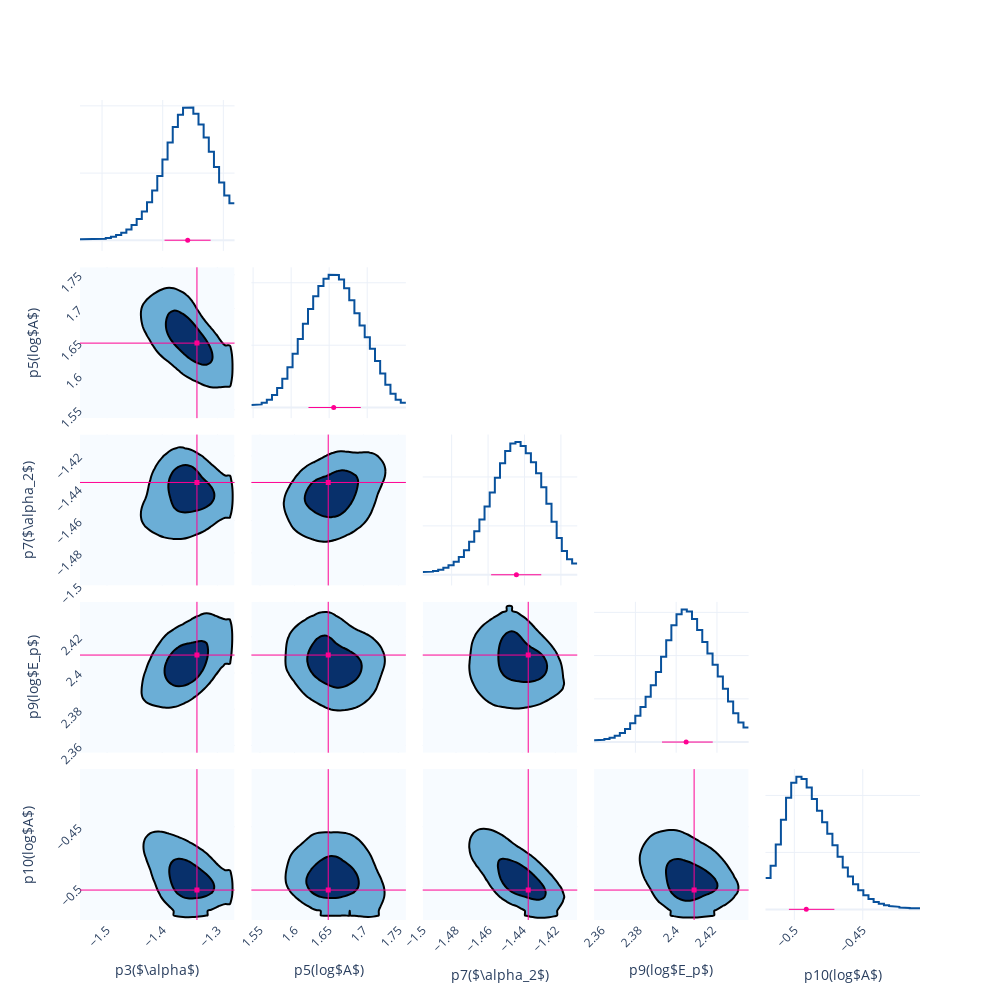

The notebook cell this image was saved under:
### Code cell
fig = Plot.post_corner(post, ploter='plotly')
fig.save(f'{savepath}/corner')

### Figure 1 — Plotly figure (JSON) as saved in the notebook; plotly's stock layout.template omitted (floating-point values rounded to 4 significant figures; data arrays with more than 128 entries replaced by an {"elided": "..."} marker saying what was removed)
{"data": [{"line": {"color": "#08519c", "width": 2}, "mode": "lines", "name": "p3($\\alpha$)", "showlegend": false, "type": "scatter", "x": [-1.536, -1.528, -1.528, -1.519, -1.519, -1.511, -1.511, -1.502, -1.502, -1.494, -1.494, -1.485, -1.485, -1.477, -1.477, -1.468, -1.468, -1.46, -1.46, -1.451, -1.451, -1.443, -1.443, -1.434, -1.434, -1.426, -1.426, -1.417, -1.417, -1.409, -1.409, -1.4, -1.4, -1.392, -1.392, -1.383, -1.383, -1.375, -1.375, -1.366, -1.366, -1.358, -1.358, -1.349, -1.349, -1.341, -1.341, -1.332, -1.332, -1.324, -1.324, -1.315, -1.315, -1.307, -1.307, -1.299, -1.299, -1.29, -1.29, -1.282], "xaxis": "x", "y": [0.0785, 0.0785, 0.07881, 0.07881, 0.08073, 0.08073, 0.09041, 0.09041, 0.119, 0.119, 0.176, 0.176, 0.2648, 0.2648, 0.3886, 0.3886, 0.5616, 0.5616, 0.8081, 0.8081, 1.149, 1.149, 1.59, 1.59, 2.14, 2.14, 2.826, 2.826, 3.699, 3.699, 4.78, 4.78, 6.011, 6.011, 7.273, 7.273, 8.428, 8.428, 9.338, 9.338, 9.855, 9.855, 9.874, 9.874, 9.414, 9.414, 8.619, 8.619, 7.649, 7.649, 6.585, 6.585, 5.447, 5.447, 4.303, 4.303, 3.33, 3.33, 2.761, 2.761], "yaxis": "y"}, {"line": {"color": "#08519c", "width": 2}, "mode": "lines", "name": "p5(log$A$)", "showlegend": false, "type": "scatter", "x": [1.548, 1.554, 1.554, 1.561, 1.561, 1.568, 1.568, 1.575, 1.575, 1.582, 1.582, 1.588, 1.588, 1.595, 1.595, 1.602, 1.602, 1.609, 1.609, 1.615, 1.615, 1.622, 1.622, 1.629, 1.629, 1.636, 1.636, 1.643, 1.643, 1.649, 1.649, 1.656, 1.656, 1.663, 1.663, 1.67, 1.67, 1.676, 1.676, 1.683, 1.683, 1.69, 1.69, 1.697, 1.697, 1.703, 1.703, 1.71, 1.71, 1.717, 1.717, 1.724, 1.724, 1.731, 1.731, 1.737, 1.737, 1.744, 1.744, 1.751], "xaxis": "x7", "y": [0.2056, 0.2056, 0.2569, 0.2569, 0.3826, 0.3826, 0.6203, 0.6203, 1.008, 1.008, 1.572, 1.572, 2.319, 2.319, 3.241, 3.241, 4.315, 4.315, 5.498, 5.498, 6.718, 6.718, 7.89, 7.89, 8.923, 8.923, 9.75, 9.75, 10.33, 10.33, 10.64, 10.64, 10.63, 10.63, 10.26, 10.26, 9.559, 9.559, 8.604, 8.604, 7.561, 7.561, 6.568, 6.568, 5.645, 5.645, 4.718, 4.718, 3.735, 3.735, 2.738, 2.738, 1.832, 1.832, 1.114, 1.114, 0.633, 0.633, 0.3967, 0.3967], "yaxis": "y7"}, {"colorscale": [[0, "rgb(247,251,255)"], [0.125, "rgb(222,235,247)"], [0.25, "rgb(198,219,239)"], [0.375, "rgb(158,202,225)"], [0.5, "rgb(107,174,214)"], [0.625, "rgb(66,146,198)"], [0.75, "rgb(33,113,181)"], [0.875, "rgb(8,81,156)"], [1, "rgb(8,48,107)"]], "contours": {"end": 0.004529, "size": 0.003377, "start": 0.001152}, "line": {"width": 2}, "name": "p3($\\alpha$)&p5(log$A$)", "ncontours": 2, "showlegend": false, "showscale": false, "type": "contour", "x": [-1.549, -1.541, -1.532, -1.524, -1.515, -1.507, -1.498, -1.49, -1.481, -1.473, -1.464, -1.456, -1.447, -1.439, -1.43, -1.422, -1.413, -1.405, -1.396, -1.388, -1.379, -1.371, -1.362, -1.354, -1.345, -1.337, -1.328, -1.32, -1.311, -1.303, -1.294, -1.286, -1.277, -1.269], "xaxis": "x6", "y": [1.538, 1.544, 1.551, 1.558, 1.565, 1.571, 1.578, 1.585, 1.592, 1.599, 1.605, 1.612, 1.619, 1.626, 1.632, 1.639, 1.646, 1.653, 1.659, 1.666, 1.673, 1.68, 1.687, 1.693, 1.7, 1.707, 1.714, 1.72, 1.727, 1.734, 1.741, 1.748, 1.754, 1.761], "yaxis": "y6", "z": {"elided": "34x34 float values"}}, {"line": {"color": "#08519c", "width": 2}, "mode": "lines", "name": "p7($\\alpha_2$)", "showlegend": false, "type": "scatter", "x": [-1.496, -1.493, -1.493, -1.49, -1.49, -1.487, -1.487, -1.485, -1.485, -1.482, -1.482, -1.479, -1.479, -1.476, -1.476, -1.473, -1.473, -1.47, -1.47, -1.468, -1.468, -1.465, -1.465, -1.462, -1.462, -1.459, -1.459, -1.456, -1.456, -1.453, -1.453, -1.451, -1.451, -1.448, -1.448, -1.445, -1.445, -1.442, -1.442, -1.439, -1.439, -1.436, -1.436, -1.434, -1.434, -1.431, -1.431, -1.428, -1.428, -1.425, -1.425, -1.422, -1.422, -1.42, -1.42, -1.417, -1.417, -1.414, -1.414, -1.411], "xaxis": "x13", "y": [0.5895, 0.5895, 0.6475, 0.6475, 0.7946, 0.7946, 1.06, 1.06, 1.449, 1.449, 1.965, 1.965, 2.661, 2.661, 3.641, 3.641, 5.001, 5.001, 6.771, 6.771, 8.904, 8.904, 11.32, 11.32, 13.97, 13.97, 16.82, 16.82, 19.83, 19.83, 22.81, 22.81, 25.32, 25.32, 26.85, 26.85, 27.12, 27.12, 26.31, 26.31, 24.84, 24.84, 22.99, 22.99, 20.74, 20.74, 17.91, 17.91, 14.51, 14.51, 10.86, 10.86, 7.503, 7.503, 4.873, 4.873, 3.157, 3.157, 2.335, 2.335], "yaxis": "y13"}, {"colorscale": [[0, "rgb(247,251,255)"], [0.125, "rgb(222,235,247)"], [0.25, "rgb(198,219,239)"], [0.375, "rgb(158,202,225)"], [0.5, "rgb(107,174,214)"], [0.625, "rgb(66,146,198)"], [0.75, "rgb(33,113,181)"], [0.875, "rgb(8,81,156)"], [1, "rgb(8,48,107)"]], "contours": {"end": 0.004145, "size": 0.00307, "start": 0.001074}, "line": {"width": 2}, "name": "p3($\\alpha$)&p7($\\alpha_2$)", "ncontours": 2, "showlegend": false, "showscale": false, "type": "contour", "x": [-1.549, -1.541, -1.532, -1.524, -1.515, -1.507, -1.498, -1.49, -1.481, -1.473, -1.464, -1.456, -1.447, -1.439, -1.43, -1.422, -1.413, -1.405, -1.396, -1.388, -1.379, -1.371, -1.362, -1.354, -1.345, -1.337, -1.328, -1.32, -1.311, -1.303, -1.294, -1.286, -1.277, -1.269], "xaxis": "x11", "y": [-1.5, -1.497, -1.494, -1.492, -1.489, -1.486, -1.483, -1.48, -1.477, -1.475, -1.472, -1.469, -1.466, -1.463, -1.461, -1.458, -1.455, -1.452, -1.449, -1.446, -1.444, -1.441, -1.438, -1.435, -1.432, -1.429, -1.427, -1.424, -1.421, -1.418, -1.415, -1.412, -1.41, -1.407], "yaxis": "y11", "z": {"elided": "34x34 float values"}}, {"colorscale": [[0, "rgb(247,251,255)"], [0.125, "rgb(222,235,247)"], [0.25, "rgb(198,219,239)"], [0.375, "rgb(158,202,225)"], [0.5, "rgb(107,174,214)"], [0.625, "rgb(66,146,198)"], [0.75, "rgb(33,113,181)"], [0.875, "rgb(8,81,156)"], [1, "rgb(8,48,107)"]], "contours": {"end": 0.003595, "size": 0.002656, "start": 0.0009387}, "line": {"width": 2}, "name": "p5(log$A$)&p7($\\alpha_2$)", "ncontours": 2, "showlegend": false, "showscale": false, "type": "contour", "x": [1.538, 1.544, 1.551, 1.558, 1.565, 1.571, 1.578, 1.585, 1.592, 1.599, 1.605, 1.612, 1.619, 1.626, 1.632, 1.639, 1.646, 1.653, 1.659, 1.666, 1.673, 1.68, 1.687, 1.693, 1.7, 1.707, 1.714, 1.72, 1.727, 1.734, 1.741, 1.748, 1.754, 1.761], "xaxis": "x12", "y": [-1.5, -1.497, -1.494, -1.492, -1.489, -1.486, -1.483, -1.48, -1.477, -1.475, -1.472, -1.469, -1.466, -1.463, -1.461, -1.458, -1.455, -1.452, -1.449, -1.446, -1.444, -1.441, -1.438, -1.435, -1.432, -1.429, -1.427, -1.424, -1.421, -1.418, -1.415, -1.412, -1.41, -1.407], "yaxis": "y12", "z": {"elided": "34x34 float values"}}, {"line": {"color": "#08519c", "width": 2}, "mode": "lines", "name": "p9(log$E_p$)", "showlegend": false, "type": "scatter", "x": [2.36, 2.362, 2.362, 2.365, 2.365, 2.367, 2.367, 2.37, 2.37, 2.372, 2.372, 2.375, 2.375, 2.377, 2.377, 2.38, 2.38, 2.382, 2.382, 2.385, 2.385, 2.388, 2.388, 2.39, 2.39, 2.393, 2.393, 2.395, 2.395, 2.398, 2.398, 2.4, 2.4, 2.403, 2.403, 2.405, 2.405, 2.408, 2.408, 2.41, 2.41, 2.413, 2.413, 2.415, 2.415, 2.418, 2.418, 2.42, 2.42, 2.423, 2.423, 2.425, 2.425, 2.428, 2.428, 2.43, 2.43, 2.433, 2.433, 2.436], "xaxis": "x19", "y": [0.4237, 0.4237, 0.5276, 0.5276, 0.7299, 0.7299, 1.032, 1.032, 1.463, 1.463, 2.099, 2.099, 3.044, 3.044, 4.373, 4.373, 6.091, 6.091, 8.138, 8.138, 10.47, 10.47, 13.13, 13.13, 16.22, 16.22, 19.76, 19.76, 23.53, 23.53, 27.01, 27.01, 29.57, 29.57, 30.69, 30.69, 30.22, 30.22, 28.44, 28.44, 25.91, 25.91, 23.17, 23.17, 20.49, 20.49, 17.87, 17.87, 15.19, 15.19, 12.34, 12.34, 9.413, 9.413, 6.673, 6.673, 4.53, 4.53, 3.354, 3.354], "yaxis": "y19"}, {"colorscale": [[0, "rgb(247,251,255)"], [0.125, "rgb(222,235,247)"], [0.25, "rgb(198,219,239)"], [0.375, "rgb(158,202,225)"], [0.5, "rgb(107,174,214)"], [0.625, "rgb(66,146,198)"], [0.75, "rgb(33,113,181)"], [0.875, "rgb(8,81,156)"], [1, "rgb(8,48,107)"]], "contours": {"end": 0.00431, "size": 0.003135, "start": 0.001176}, "line": {"width": 2}, "name": "p3($\\alpha$)&p9(log$E_p$)", "ncontours": 2, "showlegend": false, "showscale": false, "type": "contour", "x": [-1.549, -1.541, -1.532, -1.524, -1.515, -1.507, -1.498, -1.49, -1.481, -1.473, -1.464, -1.456, -1.447, -1.439, -1.43, -1.422, -1.413, -1.405, -1.396, -1.388, -1.379, -1.371, -1.362, -1.354, -1.345, -1.337, -1.328, -1.32, -1.311, -1.303, -1.294, -1.286, -1.277, -1.269], "xaxis": "x16", "y": [2.356, 2.358, 2.361, 2.364, 2.366, 2.369, 2.371, 2.374, 2.376, 2.379, 2.381, 2.384, 2.386, 2.389, 2.391, 2.394, 2.396, 2.399, 2.401, 2.404, 2.406, 2.409, 2.412, 2.414, 2.417, 2.419, 2.422, 2.424, 2.427, 2.429, 2.432, 2.434, 2.437, 2.439], "yaxis": "y16", "z": {"elided": "34x34 float values"}}, {"colorscale": [[0, "rgb(247,251,255)"], [0.125, "rgb(222,235,247)"], [0.25, "rgb(198,219,239)"], [0.375, "rgb(158,202,225)"], [0.5, "rgb(107,174,214)"], [0.625, "rgb(66,146,198)"], [0.75, "rgb(33,113,181)"], [0.875, "rgb(8,81,156)"], [1, "rgb(8,48,107)"]], "contours": {"end": 0.00337, "size": 0.002444, "start": 0.0009258}, "line": {"width": 2}, "name": "p5(log$A$)&p9(log$E_p$)", "ncontours": 2, "showlegend": false, "showscale": false, "type": "contour", "x": [1.538, 1.544, 1.551, 1.558, 1.565, 1.571, 1.578, 1.585, 1.592, 1.599, 1.605, 1.612, 1.619, 1.626, 1.632, 1.639, 1.646, 1.653, 1.659, 1.666, 1.673, 1.68, 1.687, 1.693, 1.7, 1.707, 1.714, 1.72, 1.727, 1.734, 1.741, 1.748, 1.754, 1.761], "xaxis": "x17", "y": [2.356, 2.358, 2.361, 2.364, 2.366, 2.369, 2.371, 2.374, 2.376, 2.379, 2.381, 2.384, 2.386, 2.389, 2.391, 2.394, 2.396, 2.399, 2.401, 2.404, 2.406, 2.409, 2.412, 2.414, 2.417, 2.419, 2.422, 2.424, 2.427, 2.429, 2.432, 2.434, 2.437, 2.439], "yaxis": "y17", "z": {"elided": "34x34 float values"}}, {"colorscale": [[0, "rgb(247,251,255)"], [0.125, "rgb(222,235,247)"], [0.25, "rgb(198,219,239)"], [0.375, "rgb(158,202,225)"], [0.5, "rgb(107,174,214)"], [0.625, "rgb(66,146,198)"], [0.75, "rgb(33,113,181)"], [0.875, "rgb(8,81,156)"], [1, "rgb(8,48,107)"]], "contours": {"end": 0.003722, "size": 0.00285, "start": 0.0008714}, "line": {"width": 2}, "name": "p7($\\alpha_2$)&p9(log$E_p$)", "ncontours": 2, "showlegend": false, "showscale": false, "type": "contour", "x": [-1.5, -1.497, -1.494, -1.492, -1.489, -1.486, -1.483, -1.48, -1.477, -1.475, -1.472, -1.469, -1.466, -1.463, -1.461, -1.458, -1.455, -1.452, -1.449, -1.446, -1.444, -1.441, -1.438, -1.435, -1.432, -1.429, -1.427, -1.424, -1.421, -1.418, -1.415, -1.412, -1.41, -1.407], "xaxis": "x18", "y": [2.356, 2.358, 2.361, 2.364, 2.366, 2.369, 2.371, 2.374, 2.376, 2.379, 2.381, 2.384, 2.386, 2.389, 2.391, 2.394, 2.396, 2.399, 2.401, 2.404, 2.406, 2.409, 2.412, 2.414, 2.417, 2.419, 2.422, 2.424, 2.427, 2.429, 2.432, 2.434, 2.437, 2.439], "yaxis": "y18", "z": {"elided": "34x34 float values"}}, {"line": {"color": "#08519c", "width": 2}, "mode": "lines", "name": "p10(log$A$)", "showlegend": false, "type": "scatter", "x": [-0.5211, -0.5173, -0.5173, -0.5136, -0.5136, -0.5098, -0.5098, -0.5061, -0.5061, -0.5023, -0.5023, -0.4985, -0.4985, -0.4948, -0.4948, -0.491, -0.491, -0.4872, -0.4872, -0.4835, -0.4835, -0.4797, -0.4797, -0.4759, -0.4759, -0.4722, -0.4722, -0.4684, -0.4684, -0.4646, -0.4646, -0.4609, -0.4609, -0.4571, -0.4571, -0.4533, -0.4533, -0.4496, -0.4496, -0.4458, -0.4458, -0.442, -0.442, -0.4383, -0.4383, -0.4345, -0.4345, -0.4308, -0.4308, -0.427, -0.427, -0.4232, -0.4232, -0.4195, -0.4195, -0.4157, -0.4157, -0.4119, -0.4119, -0.4082], "xaxis": "x25", "y": [5.517, 5.517, 7.652, 7.652, 11.37, 11.37, 15.71, 15.71, 19.6, 19.6, 22.23, 22.23, 23.29, 23.29, 22.87, 22.87, 21.38, 21.38, 19.38, 19.38, 17.3, 17.3, 15.29, 15.29, 13.29, 13.29, 11.26, 11.26, 9.235, 9.235, 7.37, 7.37, 5.763, 5.763, 4.43, 4.43, 3.343, 3.343, 2.477, 2.477, 1.81, 1.81, 1.317, 1.317, 0.9702, 0.9702, 0.736, 0.736, 0.5748, 0.5748, 0.4505, 0.4505, 0.3462, 0.3462, 0.2637, 0.2637, 0.209, 0.209, 0.1828, 0.1828], "yaxis": "y25"}, {"colorscale": [[0, "rgb(247,251,255)"], [0.125, "rgb(222,235,247)"], [0.25, "rgb(198,219,239)"], [0.375, "rgb(158,202,225)"], [0.5, "rgb(107,174,214)"], [0.625, "rgb(66,146,198)"], [0.75, "rgb(33,113,181)"], [0.875, "rgb(8,81,156)"], [1, "rgb(8,48,107)"]], "contours": {"end": 0.005067, "size": 0.003687, "start": 0.00138}, "line": {"width": 2}, "name": "p3($\\alpha$)&p10(log$A$)", "ncontours": 2, "showlegend": false, "showscale": false, "type": "contour", "x": [-1.549, -1.541, -1.532, -1.524, -1.515, -1.507, -1.498, -1.49, -1.481, -1.473, -1.464, -1.456, -1.447, -1.439, -1.43, -1.422, -1.413, -1.405, -1.396, -1.388, -1.379, -1.371, -1.362, -1.354, -1.345, -1.337, -1.328, -1.32, -1.311, -1.303, -1.294, -1.286, -1.277, -1.269], "xaxis": "x21", "y": [-0.5268, -0.523, -0.5192, -0.5155, -0.5117, -0.5079, -0.5042, -0.5004, -0.4966, -0.4929, -0.4891, -0.4853, -0.4816, -0.4778, -0.4741, -0.4703, -0.4665, -0.4628, -0.459, -0.4552, -0.4515, -0.4477, -0.4439, -0.4402, -0.4364, -0.4326, -0.4289, -0.4251, -0.4213, -0.4176, -0.4138, -0.41, -0.4063, -0.4025], "yaxis": "y21", "z": {"elided": "34x34 float values"}}, {"colorscale": [[0, "rgb(247,251,255)"], [0.125, "rgb(222,235,247)"], [0.25, "rgb(198,219,239)"], [0.375, "rgb(158,202,225)"], [0.5, "rgb(107,174,214)"], [0.625, "rgb(66,146,198)"], [0.75, "rgb(33,113,181)"], [0.875, "rgb(8,81,156)"], [1, "rgb(8,48,107)"]], "contours": {"end": 0.003892, "size": 0.002832, "start": 0.001061}, "line": {"width": 2}, "name": "p5(log$A$)&p10(log$A$)", "ncontours": 2, "showlegend": false, "showscale": false, "type": "contour", "x": [1.538, 1.544, 1.551, 1.558, 1.565, 1.571, 1.578, 1.585, 1.592, 1.599, 1.605, 1.612, 1.619, 1.626, 1.632, 1.639, 1.646, 1.653, 1.659, 1.666, 1.673, 1.68, 1.687, 1.693, 1.7, 1.707, 1.714, 1.72, 1.727, 1.734, 1.741, 1.748, 1.754, 1.761], "xaxis": "x22", "y": [-0.5268, -0.523, -0.5192, -0.5155, -0.5117, -0.5079, -0.5042, -0.5004, -0.4966, -0.4929, -0.4891, -0.4853, -0.4816, -0.4778, -0.4741, -0.4703, -0.4665, -0.4628, -0.459, -0.4552, -0.4515, -0.4477, -0.4439, -0.4402, -0.4364, -0.4326, -0.4289, -0.4251, -0.4213, -0.4176, -0.4138, -0.41, -0.4063, -0.4025], "yaxis": "y22", "z": {"elided": "34x34 float values"}}, {"colorscale": [[0, "rgb(247,251,255)"], [0.125, "rgb(222,235,247)"], [0.25, "rgb(198,219,239)"], [0.375, "rgb(158,202,225)"], [0.5, "rgb(107,174,214)"], [0.625, "rgb(66,146,198)"], [0.75, "rgb(33,113,181)"], [0.875, "rgb(8,81,156)"], [1, "rgb(8,48,107)"]], "contours": {"end": 0.005371, "size": 0.004016, "start": 0.001355}, "line": {"width": 2}, "name": "p7($\\alpha_2$)&p10(log$A$)", "ncontours": 2, "showlegend": false, "showscale": false, "type": "contour", "x": [-1.5, -1.497, -1.494, -1.492, -1.489, -1.486, -1.483, -1.48, -1.477, -1.475, -1.472, -1.469, -1.466, -1.463, -1.461, -1.458, -1.455, -1.452, -1.449, -1.446, -1.444, -1.441, -1.438, -1.435, -1.432, -1.429, -1.427, -1.424, -1.421, -1.418, -1.415, -1.412, -1.41, -1.407], "xaxis": "x23", "y": [-0.5268, -0.523, -0.5192, -0.5155, -0.5117, -0.5079, -0.5042, -0.5004, -0.4966, -0.4929, -0.4891, -0.4853, -0.4816, -0.4778, -0.4741, -0.4703, -0.4665, -0.4628, -0.459, -0.4552, -0.4515, -0.4477, -0.4439, -0.4402, -0.4364, -0.4326, -0.4289, -0.4251, -0.4213, -0.4176, -0.4138, -0.41, -0.4063, -0.4025], "yaxis": "y23", "z": {"elided": "34x34 float values"}}, {"colorscale": [[0, "rgb(247,251,255)"], [0.125, "rgb(222,235,247)"], [0.25, "rgb(198,219,239)"], [0.375, "rgb(158,202,225)"], [0.5, "rgb(107,174,214)"], [0.625, "rgb(66,146,198)"], [0.75, "rgb(33,113,181)"], [0.875, "rgb(8,81,156)"], [1, "rgb(8,48,107)"]], "contours": {"end": 0.004143, "size": 0.003088, "start": 0.001055}, "line": {"width": 2}, "name": "p9(log$E_p$)&p10(log$A$)", "ncontours": 2, "showlegend": false, "showscale": false, "type": "contour", "x": [2.356, 2.358, 2.361, 2.364, 2.366, 2.369, 2.371, 2.374, 2.376, 2.379, 2.381, 2.384, 2.386, 2.389, 2.391, 2.394, 2.396, 2.399, 2.401, 2.404, 2.406, 2.409, 2.412, 2.414, 2.417, 2.419, 2.422, 2.424, 2.427, 2.429, 2.432, 2.434, 2.437, 2.439], "xaxis": "x24", "y": [-0.5268, -0.523, -0.5192, -0.5155, -0.5117, -0.5079, -0.5042, -0.5004, -0.4966, -0.4929, -0.4891, -0.4853, -0.4816, -0.4778, -0.4741, -0.4703, -0.4665, -0.4628, -0.459, -0.4552, -0.4515, -0.4477, -0.4439, -0.4402, -0.4364, -0.4326, -0.4289, -0.4251, -0.4213, -0.4176, -0.4138, -0.41, -0.4063, -0.4025], "yaxis": "y24", "z": {"elided": "34x34 float values"}}, {"error_x": {"array": [0.0378], "arrayminus": [0.03821], "color": "#FF0092", "symmetric": false, "thickness": 1, "type": "data", "width": 0}, "marker": {"color": "#FF0092", "size": 5, "symbol": "circle"}, "mode": "markers", "name": "p3($\\alpha$)", "showlegend": false, "type": "scatter", "x": [-1.359], "xaxis": "x", "y": [0.01], "yaxis": "y"}, {"error_x": {"array": [0.03562], "arrayminus": [0.03316], "color": "#FF0092", "symmetric": false, "thickness": 1, "type": "data", "width": 0}, "marker": {"color": "#FF0092", "size": 5, "symbol": "circle"}, "mode": "markers", "name": "p5(log$A$)", "showlegend": false, "type": "scatter", "x": [1.656], "xaxis": "x7", "y": [0.01], "yaxis": "y7"}, {"error_x": {"array": [0.01364], "arrayminus": [0.01387], "color": "#FF0092", "symmetric": false, "thickness": 1, "type": "data", "width": 0}, "marker": {"color": "#FF0092", "size": 5, "symbol": "circle"}, "mode": "markers", "name": "p7($\\alpha_2$)", "showlegend": false, "type": "scatter", "x": [-1.444], "xaxis": "x13", "y": [0.01], "yaxis": "y13"}, {"error_x": {"array": [0.01305], "arrayminus": [0.01182], "color": "#FF0092", "symmetric": false, "thickness": 1, "type": "data", "width": 0}, "marker": {"color": "#FF0092", "size": 5, "symbol": "circle"}, "mode": "markers", "name": "p9(log$E_p$)", "showlegend": false, "type": "scatter", "x": [2.405], "xaxis": "x19", "y": [0.01], "yaxis": "y19"}, {"error_x": {"array": [0.02055], "arrayminus": [0.01269], "color": "#FF0092", "symmetric": false, "thickness": 1, "type": "data", "width": 0}, "marker": {"color": "#FF0092", "size": 5, "symbol": "circle"}, "mode": "markers", "name": "p10(log$A$)", "showlegend": false, "type": "scatter", "x": [-0.4913], "xaxis": "x25", "y": [0.01], "yaxis": "y25"}, {"marker": {"color": "#FF0092", "size": 5, "symbol": "square"}, "mode": "markers", "name": "p3($\\alpha$)&p5(log$A$)", "showlegend": false, "type": "scatter", "x": [-1.337], "xaxis": "x6", "y": [1.649], "yaxis": "y6"}, {"marker": {"color": "#FF0092", "size": 5, "symbol": "square"}, "mode": "markers", "name": "p3($\\alpha$)&p7($\\alpha_2$)", "showlegend": false, "type": "scatter", "x": [-1.337], "xaxis": "x11", "y": [-1.436], "yaxis": "y11"}, {"marker": {"color": "#FF0092", "size": 5, "symbol": "square"}, "mode": "markers", "name": "p5(log$A$)&p7($\\alpha_2$)", "showlegend": false, "type": "scatter", "x": [1.649], "xaxis": "x12", "y": [-1.436], "yaxis": "y12"}, {"marker": {"color": "#FF0092", "size": 5, "symbol": "square"}, "mode": "markers", "name": "p3($\\alpha$)&p9(log$E_p$)", "showlegend": false, "type": "scatter", "x": [-1.337], "xaxis": "x16", "y": [2.41], "yaxis": "y16"}, {"marker": {"color": "#FF0092", "size": 5, "symbol": "square"}, "mode": "markers", "name": "p5(log$A$)&p9(log$E_p$)", "showlegend": false, "type": "scatter", "x": [1.649], "xaxis": "x17", "y": [2.41], "yaxis": "y17"}, {"marker": {"color": "#FF0092", "size": 5, "symbol": "square"}, "mode": "markers", "name": "p7($\\alpha_2$)&p9(log$E_p$)", "showlegend": false, "type": "scatter", "x": [-1.436], "xaxis": "x18", "y": [2.41], "yaxis": "y18"}, {"marker": {"color": "#FF0092", "size": 5, "symbol": "square"}, "mode": "markers", "name": "p3($\\alpha$)&p10(log$A$)", "showlegend": false, "type": "scatter", "x": [-1.337], "xaxis": "x21", "y": [-0.5021], "yaxis": "y21"}, {"marker": {"color": "#FF0092", "size": 5, "symbol": "square"}, "mode": "markers", "name": "p5(log$A$)&p10(log$A$)", "showlegend": false, "type": "scatter", "x": [1.649], "xaxis": "x22", "y": [-0.5021], "yaxis": "y22"}, {"marker": {"color": "#FF0092", "size": 5, "symbol": "square"}, "mode": "markers", "name": "p7($\\alpha_2$)&p10(log$A$)", "showlegend": false, "type": "scatter", "x": [-1.436], "xaxis": "x23", "y": [-0.5021], "yaxis": "y23"}, {"marker": {"color": "#FF0092", "size": 5, "symbol": "square"}, "mode": "markers", "name": "p9(log$E_p$)&p10(log$A$)", "showlegend": false, "type": "scatter", "x": [2.41], "xaxis": "x24", "y": [-0.5021], "yaxis": "y24"}], "layout": {"height": 1000, "shapes": [{"line": {"color": "#FF0092", "width": 1}, "type": "line", "x0": -1.337, "x1": -1.337, "xref": "x6", "y0": 0, "y1": 1, "yref": "y6 domain"}, {"line": {"color": "#FF0092", "width": 1}, "type": "line", "x0": 0, "x1": 1, "xref": "x6 domain", "y0": 1.649, "y1": 1.649, "yref": "y6"}, {"line": {"color": "#FF0092", "width": 1}, "type": "line", "x0": -1.337, "x1": -1.337, "xref": "x11", "y0": 0, "y1": 1, "yref": "y11 domain"}, {"line": {"color": "#FF0092", "width": 1}, "type": "line", "x0": 0, "x1": 1, "xref": "x11 domain", "y0": -1.436, "y1": -1.436, "yref": "y11"}, {"line": {"color": "#FF0092", "width": 1}, "type": "line", "x0": 1.649, "x1": 1.649, "xref": "x12", "y0": 0, "y1": 1, "yref": "y12 domain"}, {"line": {"color": "#FF0092", "width": 1}, "type": "line", "x0": 0, "x1": 1, "xref": "x12 domain", "y0": -1.436, "y1": -1.436, "yref": "y12"}, {"line": {"color": "#FF0092", "width": 1}, "type": "line", "x0": -1.337, "x1": -1.337, "xref": "x16", "y0": 0, "y1": 1, "yref": "y16 domain"}, {"line": {"color": "#FF0092", "width": 1}, "type": "line", "x0": 0, "x1": 1, "xref": "x16 domain", "y0": 2.41, "y1": 2.41, "yref": "y16"}, {"line": {"color": "#FF0092", "width": 1}, "type": "line", "x0": 1.649, "x1": 1.649, "xref": "x17", "y0": 0, "y1": 1, "yref": "y17 domain"}, {"line": {"color": "#FF0092", "width": 1}, "type": "line", "x0": 0, "x1": 1, "xref": "x17 domain", "y0": 2.41, "y1": 2.41, "yref": "y17"}, {"line": {"color": "#FF0092", "width": 1}, "type": "line", "x0": -1.436, "x1": -1.436, "xref": "x18", "y0": 0, "y1": 1, "yref": "y18 domain"}, {"line": {"color": "#FF0092", "width": 1}, "type": "line", "x0": 0, "x1": 1, "xref": "x18 domain", "y0": 2.41, "y1": 2.41, "yref": "y18"}, {"line": {"color": "#FF0092", "width": 1}, "type": "line", "x0": -1.337, "x1": -1.337, "xref": "x21", "y0": 0, "y1": 1, "yref": "y21 domain"}, {"line": {"color": "#FF0092", "width": 1}, "type": "line", "x0": 0, "x1": 1, "xref": "x21 domain", "y0": -0.5021, "y1": -0.5021, "yref": "y21"}, {"line": {"color": "#FF0092", "width": 1}, "type": "line", "x0": 1.649, "x1": 1.649, "xref": "x22", "y0": 0, "y1": 1, "yref": "y22 domain"}, {"line": {"color": "#FF0092", "width": 1}, "type": "line", "x0": 0, "x1": 1, "xref": "x22 domain", "y0": -0.5021, "y1": -0.5021, "yref": "y22"}, {"line": {"color": "#FF0092", "width": 1}, "type": "line", "x0": -1.436, "x1": -1.436, "xref": "x23", "y0": 0, "y1": 1, "yref": "y23 domain"}, {"line": {"color": "#FF0092", "width": 1}, "type": "line", "x0": 0, "x1": 1, "xref": "x23 domain", "y0": -0.5021, "y1": -0.5021, "yref": "y23"}, {"line": {"color": "#FF0092", "width": 1}, "type": "line", "x0": 2.41, "x1": 2.41, "xref": "x24", "y0": 0, "y1": 1, "yref": "y24 domain"}, {"line": {"color": "#FF0092", "width": 1}, "type": "line", "x0": 0, "x1": 1, "xref": "x24 domain", "y0": -0.5021, "y1": -0.5021, "yref": "y24"}], "width": 1000, "xaxis": {"anchor": "y", "domain": [0, 0.184], "showticklabels": false, "tickangle": -45}, "xaxis10": {"anchor": "y10", "domain": [0.816, 1]}, "xaxis11": {"anchor": "y11", "domain": [0, 0.184], "showticklabels": false, "tickangle": -45}, "xaxis12": {"anchor": "y12", "domain": [0.204, 0.388], "showticklabels": false, "tickangle": -45}, "xaxis13": {"anchor": "y13", "domain": [0.408, 0.592], "showticklabels": false, "tickangle": -45}, "xaxis14": {"anchor": "y14", "domain": [0.612, 0.796]}, "xaxis15": {"anchor": "y15", "domain": [0.816, 1]}, "xaxis16": {"anchor": "y16", "domain": [0, 0.184], "showticklabels": false, "tickangle": -45}, "xaxis17": {"anchor": "y17", "domain": [0.204, 0.388], "showticklabels": false, "tickangle": -45}, "xaxis18": {"anchor": "y18", "domain": [0.408, 0.592], "showticklabels": false, "tickangle": -45}, "xaxis19": {"anchor": "y19", "domain": [0.612, 0.796], "showticklabels": false, "tickangle": -45}, "xaxis2": {"anchor": "y2", "domain": [0.204, 0.388]}, "xaxis20": {"anchor": "y20", "domain": [0.816, 1]}, "xaxis21": {"anchor": "y21", "domain": [0, 0.184], "showticklabels": true, "tickangle": -45, "title": {"text": "p3($\\alpha$)"}}, "xaxis22": {"anchor": "y22", "domain": [0.204, 0.388], "showticklabels": true, "tickangle": -45, "title": {"text": "p5(log$A$)"}}, "xaxis23": {"anchor": "y23", "domain": [0.408, 0.592], "showticklabels": true, "tickangle": -45, "title": {"text": "p7($\\alpha_2$)"}}, "xaxis24": {"anchor": "y24", "domain": [0.612, 0.796], "showticklabels": true, "tickangle": -45, "title": {"text": "p9(log$E_p$)"}}, "xaxis25": {"anchor": "y25", "domain": [0.816, 1], "showticklabels": true, "tickangle": -45, "title": {"text": "p10(log$A$)"}}, "xaxis3": {"anchor": "y3", "domain": [0.408, 0.592]}, "xaxis4": {"anchor": "y4", "domain": [0.612, 0.796]}, "xaxis5": {"anchor": "y5", "domain": [0.816, 1]}, "xaxis6": {"anchor": "y6", "domain": [0, 0.184], "showticklabels": false, "tickangle": -45}, "xaxis7": {"anchor": "y7", "domain": [0.204, 0.388], "showticklabels": false, "tickangle": -45}, "xaxis8": {"anchor": "y8", "domain": [0.408, 0.592]}, "xaxis9": {"anchor": "y9", "domain": [0.612, 0.796]}, "yaxis": {"anchor": "x", "domain": [0.816, 1], "showticklabels": false, "tickangle": -45}, "yaxis10": {"anchor": "x10", "domain": [0.612, 0.796]}, "yaxis11": {"anchor": "x11", "domain": [0.408, 0.592], "showticklabels": true, "tickangle": -45, "title": {"text": "p7($\\alpha_2$)"}}, "yaxis12": {"anchor": "x12", "domain": [0.408, 0.592], "showticklabels": false, "tickangle": -45}, "yaxis13": {"anchor": "x13", "domain": [0.408, 0.592], "showticklabels": false, "tickangle": -45}, "yaxis14": {"anchor": "x14", "domain": [0.408, 0.592]}, "yaxis15": {"anchor": "x15", "domain": [0.408, 0.592]}, "yaxis16": {"anchor": "x16", "domain": [0.204, 0.388], "showticklabels": true, "tickangle": -45, "title": {"text": "p9(log$E_p$)"}}, "yaxis17": {"anchor": "x17", "domain": [0.204, 0.388], "showticklabels": false, "tickangle": -45}, "yaxis18": {"anchor": "x18", "domain": [0.204, 0.388], "showticklabels": false, "tickangle": -45}, "yaxis19": {"anchor": "x19", "domain": [0.204, 0.388], "showticklabels": false, "tickangle": -45}, "yaxis2": {"anchor": "x2", "domain": [0.816, 1]}, "yaxis20": {"anchor": "x20", "domain": [0.204, 0.388]}, "yaxis21": {"anchor": "x21", "domain": [0, 0.184], "showticklabels": true, "tickangle": -45, "title": {"text": "p10(log$A$)"}}, "yaxis22": {"anchor": "x22", "domain": [0, 0.184], "showticklabels": false, "tickangle": -45}, "yaxis23": {"anchor": "x23", "domain": [0, 0.184], "showticklabels": false, "tickangle": -45}, "yaxis24": {"anchor": "x24", "domain": [0, 0.184], "showticklabels": false, "tickangle": -45}, "yaxis25": {"anchor": "x25", "domain": [0, 0.184], "showticklabels": false, "tickangle": -45}, "yaxis3": {"anchor": "x3", "domain": [0.816, 1]}, "yaxis4": {"anchor": "x4", "domain": [0.816, 1]}, "yaxis5": {"anchor": "x5", "domain": [0.816, 1]}, "yaxis6": {"anchor": "x6", "domain": [0.612, 0.796], "showticklabels": true, "tickangle": -45, "title": {"text": "p5(log$A$)"}}, "yaxis7": {"anchor": "x7", "domain": [0.612, 0.796], "showticklabels": false, "tickangle": -45}, "yaxis8": {"anchor": "x8", "domain": [0.612, 0.796]}, "yaxis9": {"anchor": "x9", "domain": [0.612, 0.796]}}}
